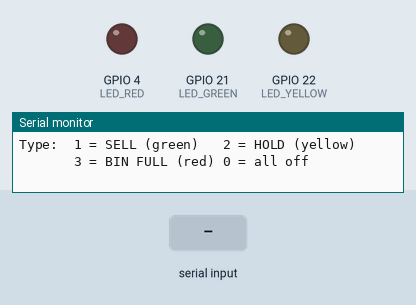
Bench run of a sketch on a simulated ESP32. On the bench: output pins drawn as LEDs (lit = HIGH), the last lines printed to the serial monitor. Inputs (shaded band) come from the test bench.

Above: at 4.7 s.
4.8 s: "1" received over Serial
At 5.1 s:
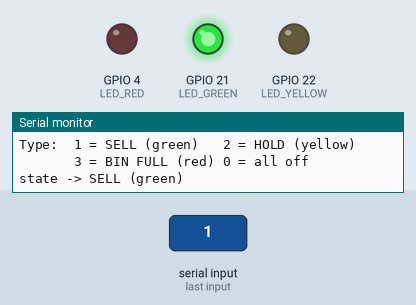
6.3 s: "2" received over Serial
At 7.5 s:
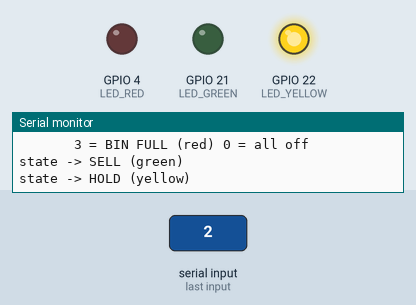
7.8 s: "3" received over Serial
At 8.6 s:
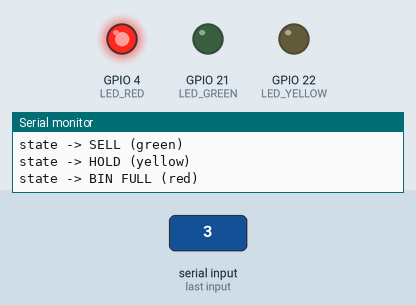
Timing chart, 0 to 10.8 s (numbered marks = the images above; inputs shaded):
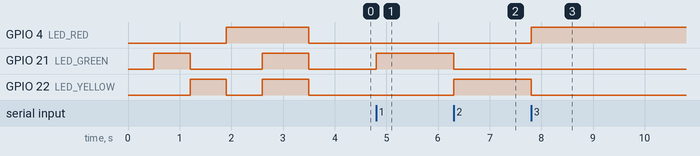

The sketch:

LedTest.ino
```cpp
// Status LED test - Component 4
//
// Three status LEDs, per report section 6.1:
//   GREEN  (D21) = SELL
//   YELLOW (D22) = HOLD / crushing
//   RED    (D4)  = BIN FULL (lockout)
//
// Wiring for each LED:
//   ESP32 pin --[ 220 ohm ]--|>|-- GND
//                             ^
//        long leg (+) toward the resistor, short leg (-) to ground.
//        Backwards it just won't light - it won't be damaged.
//
// On startup all three blink together once, so you can see at a glance
// whether any of them is wired wrong. Then type 1/2/3/0 in the Serial
// Monitor to hold each state, the same way RoutingGateTest works.

const int LED_GREEN  = 21;   // board pin D21 - SELL
const int LED_YELLOW = 22;   // board pin D22 - HOLD / crushing
const int LED_RED    = 4;    // board pin D4  - BIN FULL

void allOff() {
  digitalWrite(LED_GREEN,  LOW);
  digitalWrite(LED_YELLOW, LOW);
  digitalWrite(LED_RED,    LOW);
}

// Only one status is ever true at a time, so every state change starts
// from all-off. Keeps the panel from ever showing two verdicts at once.
void showState(int pin, const char *label) {
  allOff();
  if (pin >= 0) digitalWrite(pin, HIGH);
  Serial.print("state -> ");
  Serial.println(label);
}

void setup() {
  Serial.begin(115200);
  delay(500);

  pinMode(LED_GREEN,  OUTPUT);
  pinMode(LED_YELLOW, OUTPUT);
  pinMode(LED_RED,    OUTPUT);

  // Startup self-test: each LED alone, then all three together.
  Serial.println("--- LED self test ---");

  Serial.println("GREEN  (D21)");
  showState(LED_GREEN, "SELL");
  delay(700);

  Serial.println("YELLOW (D22)");
  showState(LED_YELLOW, "HOLD");
  delay(700);

  Serial.println("RED    (D4)");
  showState(LED_RED, "BIN FULL");
  delay(700);

  Serial.println("all three together");
  digitalWrite(LED_GREEN,  HIGH);
  digitalWrite(LED_YELLOW, HIGH);
  digitalWrite(LED_RED,    HIGH);
  delay(900);
  allOff();

  Serial.println("---------------------");
  Serial.println("Any LED that stayed dark is wired wrong or reversed.");
  Serial.println();
  Serial.println("Type:  1 = SELL (green)   2 = HOLD (yellow)");
  Serial.println("       3 = BIN FULL (red) 0 = all off");
}

void loop() {
  if (!Serial.available()) return;

  char c = Serial.read();
  switch (c) {
    case '1': showState(LED_GREEN,  "SELL (green)");     break;
    case '2': showState(LED_YELLOW, "HOLD (yellow)");    break;
    case '3': showState(LED_RED,    "BIN FULL (red)");   break;
    case '0': showState(-1,         "all off");          break;
  }
}
```

Measured:
- after the input at 4.8 s, GPIO 21 (LED_GREEN): LOW → HIGH at once
- after the input at 6.3 s, GPIO 21 (LED_GREEN): HIGH → LOW at once; GPIO 22 (LED_YELLOW): LOW → HIGH at once
- after the input at 7.8 s, GPIO 4 (LED_RED): LOW → HIGH at once; GPIO 22 (LED_YELLOW): HIGH → LOW at once
